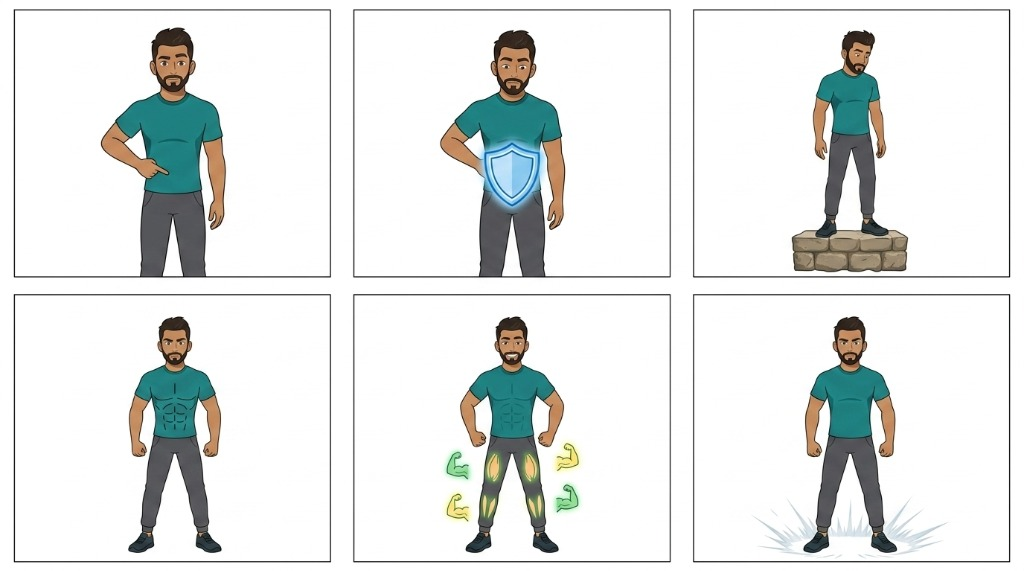
#> input picture test_images/user_test_1_muscles.jpg, 1024 x 571 px
$ python -i adaptive_candidate_extractor.py   (imports and definitions only)
#> lines starting #> are read from the running program, lines starting #| are printed output that depends on the picture; after the words box and inside, x2 and y2 are one past the last pixel; in counts of white or black regions, pixels touching at a corner belong together
"""Adaptive Storyboard Candidate Extractor with Recursive XY-Cut White Valley Slicing (TCM-DS Phase 3).

Strict Rules:
- NO fixed row or column assumptions.
- NO fixed element count assumptions.
- Recursive XY-Cut: detects continuous horizontal and vertical white valleys to segment compound panels.
- Natural white-gap analysis, connected components, and multi-scale contour clustering.
- Generates transparent PNG crops and a numbered Contact Sheet for AI Review.
"""

from __future__ import annotations

import os
from pathlib import Path
from typing import Dict, List, Optional, Tuple
import cv2
import numpy as np


class ExtractedCandidate:
    """Represents a raw candidate extracted from the storyboard."""

    def __init__(
        self,
        candidate_id: str,
        bbox: Tuple[int, int, int, int],  # (x, y, w, h)
        crop_bgr: np.ndarray,
        mask: np.ndarray,
        area: int,
        sheet_order: int = 1,
        centroid: Tuple[int, int] = (0, 0),
    ) -> None:
        self.candidate_id = candidate_id
        self.bbox = bbox
        self.crop_bgr = crop_bgr
        self.mask = mask
        self.area = area
        self.sheet_order = sheet_order
        self.centroid = centroid


class AdaptiveCandidateExtractor:
    """Extracts organic visual units using adaptive thresholding, recursive XY-cut, and contour clustering."""

    def __init__(
        self,
        min_area_ratio: float = 0.004,  # Min 0.4% of canvas area to filter specks
        max_area_ratio: float = 0.90,   # Max 90% of canvas area to filter entire canvas
        white_threshold: int = 242,
        min_valley_span: int = 5,
    ) -> None:
        self.min_area_ratio = min_area_ratio
        self.max_area_ratio = max_area_ratio
        self.white_threshold = white_threshold
        self.min_valley_span = min_valley_span

    def extract_candidates(
        self,
        storyboard_path: Path,
        output_crops_dir: Optional[Path] = None,
    ) -> Tuple[List[ExtractedCandidate], np.ndarray]:
        """Extracts candidate visual regions without any grid assumptions.

        Returns:
            Tuple of (list_of_candidates, contact_sheet_image)
        """
        img = cv2.imread(str(storyboard_path))
#> img is the input picture: shape (571, 1024, 3); mean B, G, R 230.1, 231.5, 228.6
        if img is None:
            raise FileNotFoundError(f"Could not load storyboard at {storyboard_path}")

        h, w = img.shape[:2]
        canvas_area = float(w * h)
        min_area = int(canvas_area * self.min_area_ratio)
        max_area = int(canvas_area * self.max_area_ratio)

        # 1. Convert to grayscale and identify foreground drawing strokes
        gray = cv2.cvtColor(img, cv2.COLOR_BGR2GRAY)

        # Adaptive inverse threshold: drawing marks (dark) become white (255) on black background
        _, binary = cv2.threshold(gray, self.white_threshold, 255, cv2.THRESH_BINARY_INV)
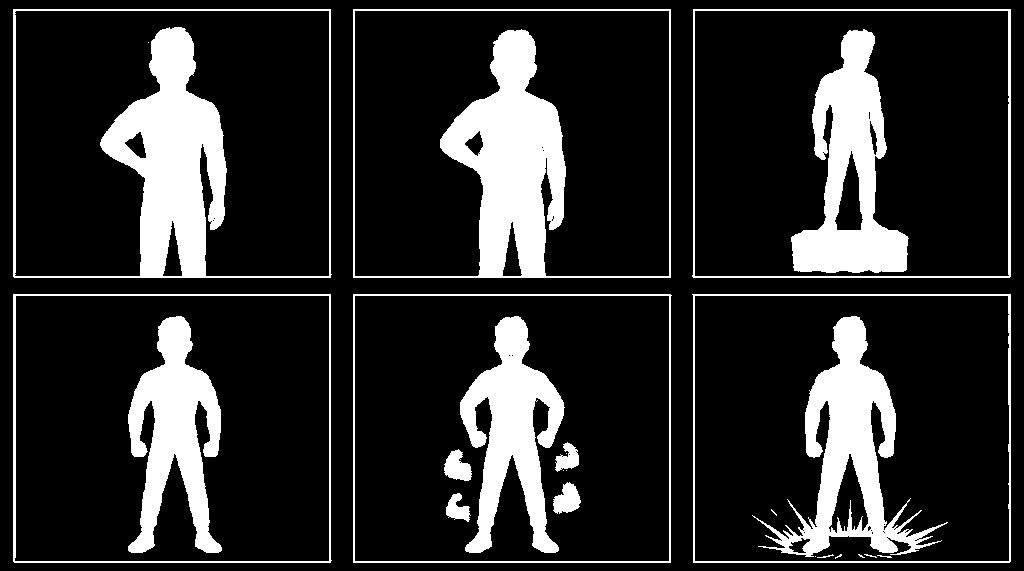
#> binary: shape (571, 1024); 17.4% white; 25 white regions (9 under 20 px), largest, box (x1, y1, x2, y2) and area: (13, 9, 332, 278) 19473, (353, 9, 671, 278) 19395, (752, 316, 948, 557) 13745

        # 2. Moderate morphological closing (5x5) to keep elements intact without bridging separate panels
        kernel = cv2.getStructuringElement(cv2.MORPH_RECT, (5, 5))
        closed = cv2.morphologyEx(binary, cv2.MORPH_CLOSE, kernel)
#> closed: shape (571, 1024); 17.8% white; 13 white regions (1 under 20 px)

        # 3. Find connected components / contours
        contours, _ = cv2.findContours(
            closed, cv2.RETR_EXTERNAL, cv2.CHAIN_APPROX_SIMPLE
        )
#> contours = 6 contours; box (x1, y1, x2, y2) and area: (692, 9, 1011, 278) 84958, (353, 294, 672, 563) 84957, (13, 294, 332, 563) 84956, (13, 9, 332, 278) 84956, (692, 294, 1011, 563) 84956, (353, 9, 671, 278) 84956

        initial_boxes: List[Tuple[int, int, int, int]] = []
        for cnt in contours:
            bx, by, bw, bh = cv2.boundingRect(cnt)
            area = bw * bh
            if min_area <= area <= max_area:
                initial_boxes.append((bx, by, bw, bh))
#> this loop made 6 passes
#> (bx, by, bw, area) on passes 1, 2, 3, 4, 6: (692, 294, 319, 85811), (353, 294, 319, 85811), (13, 294, 319, 85811), (692, 9, 319, 85811), (13, 9, 319, 85811)
#> after the loop, initial_boxes = [(692, 294, 319, 269), (353, 294, 319, 269), (13, 294, 319, 269), (692, 9, 319, 269), (353, 9, 318, 269), (13, 9, 319, 269)]

        # 4. Apply Recursive XY-Cut to split any merged panels separated by clear white valleys
        refined_boxes: List[Tuple[int, int, int, int]] = []
        for bx, by, bw, bh in initial_boxes:
            crop = img[by : by + bh, bx : bx + bw]
            splits = self._recursive_xy_cut(crop, bbox_offset=(bx, by))
            for _, sub_bbox in splits:
                sub_area = sub_bbox[2] * sub_bbox[3]
                if sub_area >= min_area:
                    refined_boxes.append(sub_bbox)
#> this loop made 6 passes
#> (bx, by, bw) on passes 1, 2, 3, 5, 6: (692, 294, 319), (353, 294, 319), (13, 294, 319), (353, 9, 318), (13, 9, 319)
#> pass 1, in _recursive_xy_cut, `gray = cv2.cvtColor(crop_bgr, cv2.COLOR_BGR2GRAY)`:
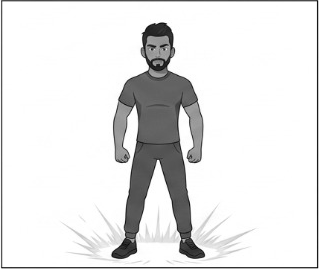
#> gray: shape (269, 319); min 6, max 255, mean 229.3
#> after the loop:
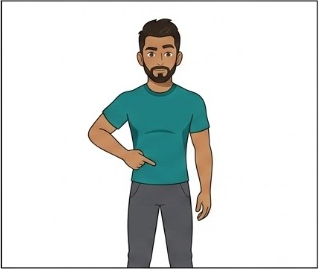
#> crop: shape (269, 319, 3); mean B, G, R 221.1, 222.7, 218.2
#> after the loop, refined_boxes = [(692, 294, 319, 269), (353, 294, 319, 269), (13, 294, 319, 269), (692, 9, 319, 50), (692, 59, 319, 219), (353, 9, 318, 269), (13, 9, 319, 269)]

        # 5. Clean / trim white borders for each box to tightly wrap drawing strokes
        tight_boxes = [self._tighten_bbox(img, b, binary) for b in refined_boxes]
        tight_boxes = [b for b in tight_boxes if (b[2] * b[3]) >= min_area]

        # 6. Sort boxes spatially using dynamic centroid clustering (top-to-bottom, left-to-right)
        tight_boxes = self._cluster_and_sort_spatially(tight_boxes)

        candidates: List[ExtractedCandidate] = []
        contact_sheet = img.copy()

        if output_crops_dir:
            output_crops_dir.mkdir(parents=True, exist_ok=True)

        for idx, (bx, by, bw, bh) in enumerate(tight_boxes, 1):
            cand_id = f"cand_{idx:03d}"
            crop_bgr = img[by : by + bh, bx : bx + bw].copy()
            crop_mask = binary[by : by + bh, bx : bx + bw].copy()
            cx = int(bx + bw / 2.0)
            cy = int(by + bh / 2.0)

            cand = ExtractedCandidate(
                candidate_id=cand_id,
                bbox=(bx, by, bw, bh),
                crop_bgr=crop_bgr,
                mask=crop_mask,
                area=bw * bh,
                sheet_order=idx,
                centroid=(cx, cy),
            )
            candidates.append(cand)

            # Save transparent PNG if output directory specified
            if output_crops_dir:
                rgba = cv2.cvtColor(crop_bgr, cv2.COLOR_BGR2BGRA)
                rgba[:, :, 3] = crop_mask
                crop_file = output_crops_dir / f"{cand_id}.png"
                cv2.imwrite(str(crop_file), rgba)

            # Draw visual indicator on Contact Sheet for AI Review
            cv2.rectangle(contact_sheet, (bx, by), (bx + bw, by + bh), (0, 0, 220), 2)
            cv2.putText(
                contact_sheet,
                f"#{idx}",
                (bx + 4, by + 22),
                cv2.FONT_HERSHEY_SIMPLEX,
                0.7,
                (0, 0, 220),
                2,
                cv2.LINE_AA,
            )

        if output_crops_dir:
            contact_path = output_crops_dir / "contact_sheet.png"
            cv2.imwrite(str(contact_path), contact_sheet)

        return candidates, contact_sheet

    def _recursive_xy_cut(
        self,
        crop_bgr: np.ndarray,
        bbox_offset: Tuple[int, int],
        min_dim: int = 40,
    ) -> List[Tuple[np.ndarray, Tuple[int, int, int, int]]]:
        """Recursively splits a candidate region along horizontal and vertical white valleys."""
        bx0, by0 = bbox_offset
        h, w = crop_bgr.shape[:2]
        if h < min_dim or w < min_dim:
            return [(crop_bgr, (bx0, by0, w, h))]

        gray = cv2.cvtColor(crop_bgr, cv2.COLOR_BGR2GRAY)

        # 1. Search for vertical white valleys (split X)
        col_mean = np.mean(gray, axis=0)
        white_cols = np.where(col_mean >= self.white_threshold)[0]
        valleys_x = self._find_contiguous_runs(white_cols, self.min_valley_span)
        # Exclude edge valleys
        valleys_x = [v for v in valleys_x if v[0] > 12 and v[1] < w - 12]

        if valleys_x:
            splits: List[Tuple[np.ndarray, Tuple[int, int, int, int]]] = []
            curr_x = 0
            for v_start, v_end in valleys_x:
                split_x = (v_start + v_end) // 2
                if split_x - curr_x >= min_dim:
                    sub_crop = crop_bgr[:, curr_x:split_x]
                    splits.extend(
                        self._recursive_xy_cut(sub_crop, (bx0 + curr_x, by0), min_dim)
                    )
                curr_x = split_x
            if w - curr_x >= min_dim:
                sub_crop = crop_bgr[:, curr_x:w]
                splits.extend(
                    self._recursive_xy_cut(sub_crop, (bx0 + curr_x, by0), min_dim)
                )
            return splits

        # 2. Search for horizontal white valleys (split Y)
        row_mean = np.mean(gray, axis=1)
        white_rows = np.where(row_mean >= self.white_threshold)[0]
        valleys_y = self._find_contiguous_runs(white_rows, self.min_valley_span)
        valleys_y = [v for v in valleys_y if v[0] > 12 and v[1] < h - 12]

        if valleys_y:
            splits: List[Tuple[np.ndarray, Tuple[int, int, int, int]]] = []
            curr_y = 0
            for v_start, v_end in valleys_y:
                split_y = (v_start + v_end) // 2
                if split_y - curr_y >= min_dim:
                    sub_crop = crop_bgr[curr_y:split_y, :]
                    splits.extend(
                        self._recursive_xy_cut(sub_crop, (bx0, by0 + curr_y), min_dim)
                    )
                curr_y = split_y
            if h - curr_y >= min_dim:
                sub_crop = crop_bgr[curr_y:h, :]
                splits.extend(
                    self._recursive_xy_cut(sub_crop, (bx0, by0 + curr_y), min_dim)
                )
            return splits

        return [(crop_bgr, (bx0, by0, w, h))]

    @staticmethod
    def _find_contiguous_runs(indices: np.ndarray, min_len: int) -> List[Tuple[int, int]]:
        runs: List[Tuple[int, int]] = []
        if len(indices) == 0:
            return runs
        start = int(indices[0])
        prev = int(indices[0])
        length = 1
        for idx in indices[1:]:
            idx_int = int(idx)
            if idx_int == prev + 1:
                length += 1
                prev = idx_int
            else:
                if length >= min_len:
                    runs.append((start, prev))
                start = idx_int
                prev = idx_int
                length = 1
        if length >= min_len:
            runs.append((start, prev))
        return runs

    @staticmethod
    def _tighten_bbox(
        img: np.ndarray, bbox: Tuple[int, int, int, int], binary_fg: np.ndarray
    ) -> Tuple[int, int, int, int]:
#> called with bbox = (692, 294, 319, 269)
        bx, by, bw, bh = bbox
        sub_fg = binary_fg[by : by + bh, bx : bx + bw]
#> sub_fg: shape (269, 319); 19% white; 9 white regions (5 under 20 px), largest, box (x1, y1, x2, y2) and area: (60, 22, 256, 263) 13745, (0, 0, 319, 269) 2448, (125, 260, 142, 264) 23, (185, 261, 200, 264) 21
        pts = cv2.findNonZero(sub_fg)
#> pts = contour of 16292 points, box (x1, y1, x2, y2) (0, 0, 319, 269), area 268
        if pts is None:
            return bbox
        tx, ty, tw, th = cv2.boundingRect(pts)
#> tx = 0; ty = 0; tw = 319; th = 269
        pad = 4
        new_x = max(0, bx + tx - pad)
#> new_x = 688
        new_y = max(0, by + ty - pad)
#> new_y = 290
        new_w = min(img.shape[1] - new_x, tw + pad * 2)
#> new_w = 327
        new_h = min(img.shape[0] - new_y, th + pad * 2)
#> new_h = 277
#> in _tighten_bbox (call 5), `bx, by, bw, bh = bbox`: by = 59; bh = 219
#> in _tighten_bbox (call 5), `sub_fg = binary_fg[by : by + bh, bx : bx + bw]`:
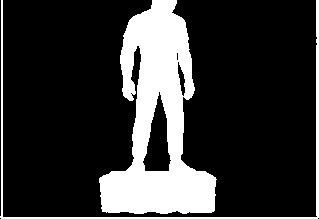
#> sub_fg: shape (219, 319); 20.7% white; 2 white regions, box (x1, y1, x2, y2) and area: (99, 0, 217, 214) 12733, (0, 0, 319, 219) 1717
#> in _tighten_bbox (call 5), `pts = cv2.findNonZero(sub_fg)`: pts = contour of 14450 points, box (x1, y1, x2, y2) (0, 0, 319, 219), area 108
#> in _tighten_bbox (call 5), `tx, ty, tw, th = cv2.boundingRect(pts)`: tx = 0; tw = 319; th = 219
#> in _tighten_bbox (call 5), `new_x = max(0, bx + tx - pad)`: new_x = 688
#> in _tighten_bbox (call 5), `new_y = max(0, by + ty - pad)`: new_y = 55
#> in _tighten_bbox (call 5), `new_w = min(img.shape[1] - new_x, tw + pad * 2)`: new_w = 327
#> in _tighten_bbox (call 5), `new_h = min(img.shape[0] - new_y, th + pad * 2)`: new_h = 227
#> in extract_candidates, `tight_boxes = [self._tighten_bbox(img, b, binary) for b in refined_box..`: tight_boxes = [(688, 290, 327, 277), (349, 290, 327, 277), (9, 290, 327, 277), (689, 5, 326, 58), (688, 55, 327, 227), (349, 5, 326, 277), (9, 5, 327, 277)]
        return (int(new_x), int(new_y), int(new_w), int(new_h))

    @staticmethod
    def _cluster_and_sort_spatially(
        boxes: List[Tuple[int, int, int, int]]
    ) -> List[Tuple[int, int, int, int]]:
        """Sorts bounding boxes into natural spatial reading order without grid hardcoding.

        Calculates centroids, clusters boxes by Y-band (rows) based on adaptive vertical distance,
        and sorts each row left-to-right by X-centroid.
        """
        if not boxes:
            return []

        heights = [b[3] for b in boxes]
#> heights = [277, 277, 277, 58, 227, 277, 277]
        med_h = float(np.median(heights)) if heights else 150.0
#> med_h = 277
        row_threshold = med_h * 0.45
#> row_threshold = 124.7

        # Sort primarily by vertical center
        sorted_by_y = sorted(boxes, key=lambda b: b[1] + b[3] / 2.0)
#> sorted_by_y = [(689, 5, 326, 58), (349, 5, 326, 277), (9, 5, 327, 277), (688, 55, 327, 227), (688, 290, 327, 277), (349, 290, 327, 277), (9, 290, 327, 277)]

        rows: List[List[Tuple[int, int, int, int]]] = []
        current_row: List[Tuple[int, int, int, int]] = []
        current_row_cy = 0.0

        for b in sorted_by_y:
            cy = b[1] + b[3] / 2.0
            if not current_row:
                current_row = [b]
                current_row_cy = cy
            else:
                if abs(cy - current_row_cy) <= row_threshold:
                    current_row.append(b)
                    current_row_cy = sum(bx[1] + bx[3] / 2.0 for bx in current_row) / len(current_row)
                else:
                    rows.append(current_row)
                    current_row = [b]
                    current_row_cy = cy
#> this loop made 7 passes
#> (b, cy, current_row_cy) on passes 2, 3, 4, 6, 7: ((349, 5, 326, 277), 143.5, 88.75), ((9, 5, 327, 277), 143.5, 107), ((688, 55, 327, 227), 168.5, 122.4), ((349, 290, 327, 277), 428.5, 428.5), ((9, 290, 327, 277), 428.5, 428.5)
#> after the loop, rows = [[(689, 5, 326, 58), (349, 5, 326, 277), (9, 5, 327, 277), (688, 55, 327, 227)]]
        if current_row:
            rows.append(current_row)

        ordered_boxes: List[Tuple[int, int, int, int]] = []
        for r in rows:
            r.sort(key=lambda b: b[0] + b[2] / 2.0)
            ordered_boxes.extend(r)
#> this loop made 2 passes
#> after the loop, ordered_boxes = [(9, 5, 327, 277), (349, 5, 326, 277), (688, 55, 327, 227), (689, 5, 326, 58), (9, 290, 327, 277), (349, 290, 327, 277), (688, 290, 327, 277)]

        return ordered_boxes

>>> result = AdaptiveCandidateExtractor().extract_candidates('../../test_images/user_test_1_muscles.jpg')
#> in extract_candidates, `tight_boxes = self._cluster_and_sort_spatially(tight_boxes)`: tight_boxes has the same summary as ordered_boxes in _cluster_and_sort_spatially
#> the loop in extract_candidates, `for idx, (bx, by, bw, bh) in enumerate(tight_boxes, 1):` made 7 passes
#> (bx, by, bw, bh, cx, cy) on passes 1 to 7: (9, 5, 327, 277, 172, 143), (349, 5, 326, 277, 512, 143), (688, 55, 327, 227, 851, 168), (689, 5, 326, 58, 852, 34), (9, 290, 327, 277, 172, 428), (349, 290, 327, 277, 512, 428), (688, 290, 327, 277, 851, 428)
#> pass 1, in extract_candidates, `crop_mask = binary[by : by + bh, bx : bx + bw].copy()`:
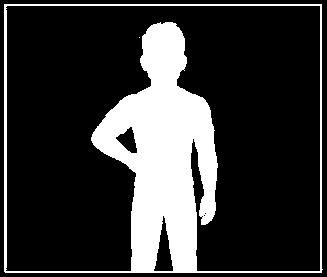
#> crop_mask: shape (277, 327); 21.5% white; 2 white regions (1 under 20 px), largest, box (x1, y1, x2, y2) and area: (4, 4, 323, 273) 19473
#> after the loop in extract_candidates, `for idx, (bx, by, bw, bh) in enumerate(tight_boxes, 1):`:
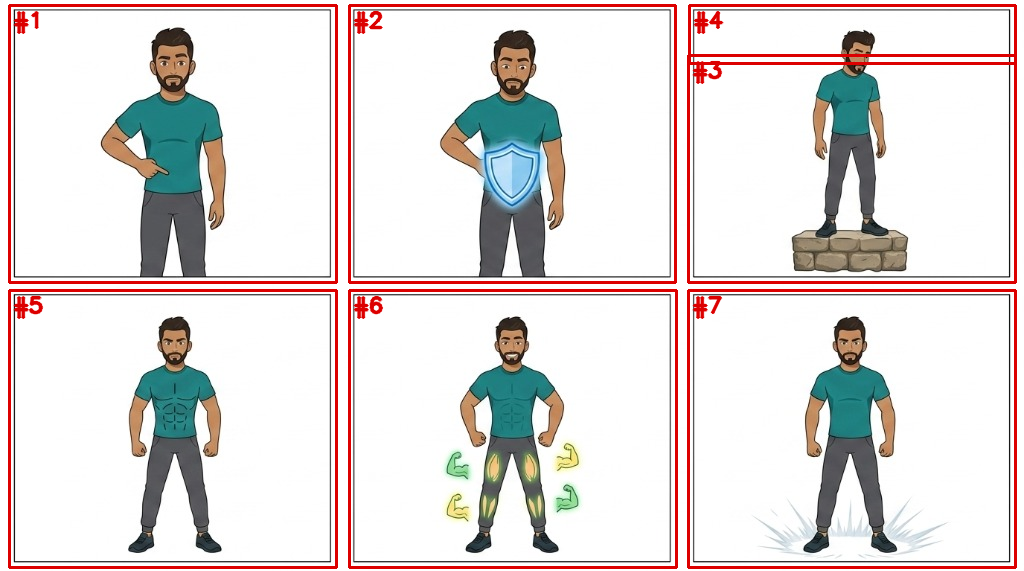
#> contact_sheet: shape (571, 1024, 3); 4.57% of pixels changed, all inside (x1, y1, x2, y2) = (8, 4, 1017, 569)
#> after the loop in extract_candidates, `for idx, (bx, by, bw, bh) in enumerate(tight_boxes, 1):`:
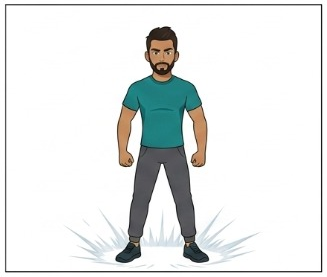
#> crop_bgr: shape (277, 327, 3); mean B, G, R 230.8, 231.5, 228.8
#> after the loop in extract_candidates, `for idx, (bx, by, bw, bh) in enumerate(tight_boxes, 1):`: candidates = 7 items
